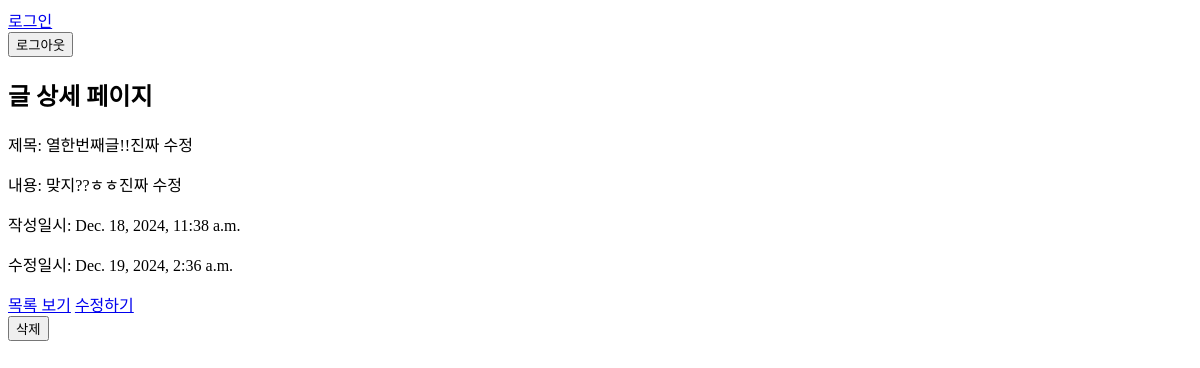
The app's page /articles/11/, older data.
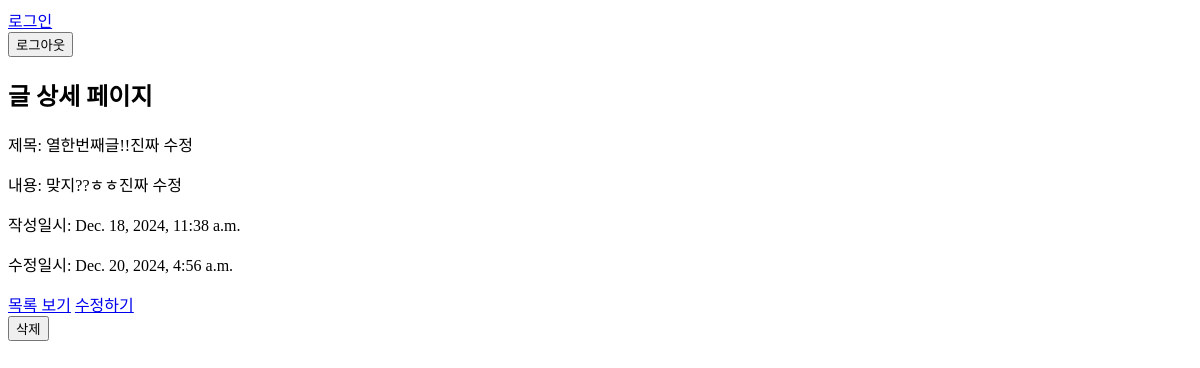
The same page, newer data.
### articles/models.py (models this page shows, shortened)
class Article(models.Model):
    title =  models.CharField(max_length=50)
    content = models.TextField()
    created_at = models.DateTimeField(auto_now_add=True)
    updated_at = models.DateTimeField(auto_now=True)

### articles/views.py (the view)
# urls.py: path("<int:pk>/", views.article_detail, name="article_detail"),
def article_detail(request, pk):
    article = Article.objects.get(pk=pk)
    context = {"article": article}
    return render(request, "articles/article_detail.html", context)

### articles/templates/articles/article_detail.html (shortened to what this page needs)
{% extends "base.html" %}
{% block content %}
    <h2>글 상세 페이지</h2>
    <p>제목: {{ article.title }}</p>
    <p>내용: {{ article.content }}</p>
    <p>작성일시: {{ article.created_at }}</p>
    <p>수정일시: {{ article.updated_at }}</p>
    <a href="{%url 'articles:articles' %}">목록 보기</a>
    <a href="{% url 'articles:update' article.pk %}">수정하기</a>
    <form action="{% url 'articles:delete' article.pk %}" method="POST">
        <input type="submit" value="삭제">
    </form>
{% endblock content %}

Row changes from the older to the newer data that the page shows:
changed Article "열한번째글!!진짜 수정": updated_at "Dec. 19, 2024, 2:36 a.m." → "Dec. 20, 2024, 4:56 a.m."
